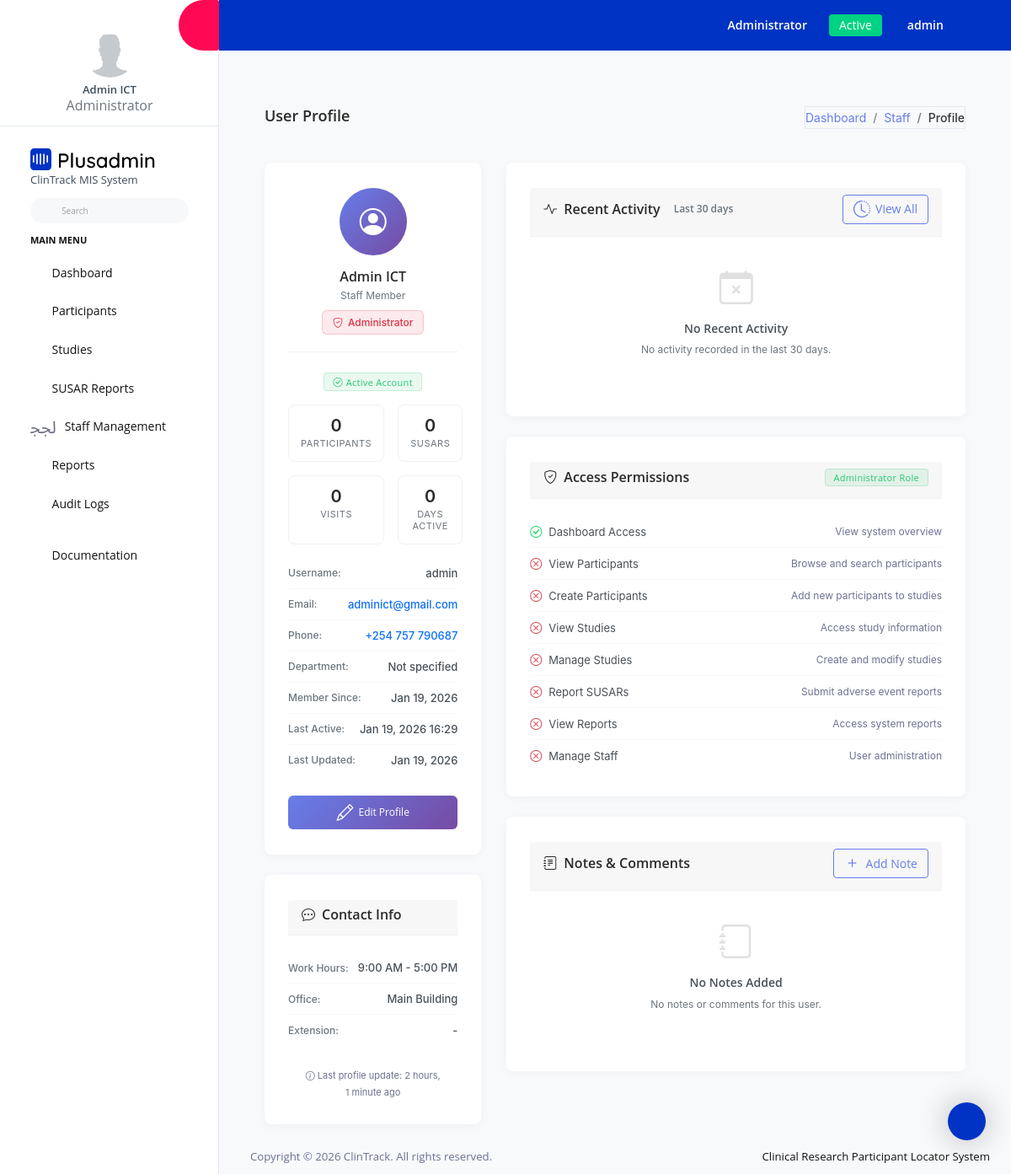
Before: /profile/ (signed in) with the older database file.
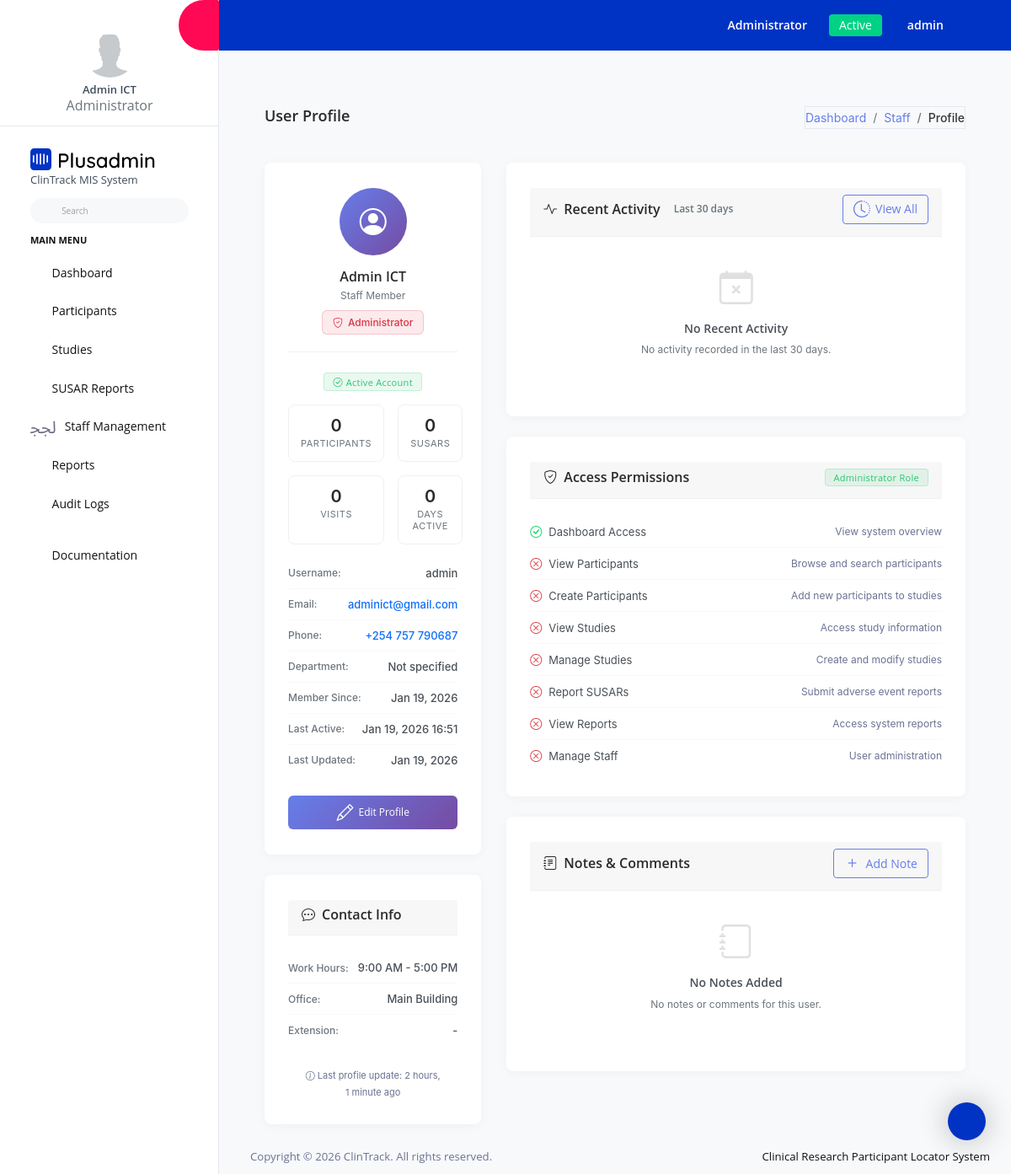
After: the same page with the newer database file.
### clintrack/models.py (models this page shows, shortened)
class User(AbstractUser):
    ROLE_CHOICES = [
        ('admin', 'Administrator'),
        ('coordinator', 'Study Coordinator'),
        ('staff', 'Research Staff'),
        ('viewer', 'Viewer Only'),
    ]
    role = models.CharField(max_length=20, choices=ROLE_CHOICES, default='staff')
    phone_number = PhoneNumberField(blank=True, null=True)
    created_at = models.DateTimeField(auto_now_add=True)
    updated_at = models.DateTimeField(auto_now=True)
    class Meta:
        db_table = 'users'

### clintrack/views.py (the view)
# urls.py: path('profile/', views.users_profile, name='users_profile'),
@login_required
def users_profile(request):
    context = {'user': request.user}
    return render(request, 'users/users_profile.html', context)

### templates/users/users_profile.html (shortened to what the changed rows need)
{% extends 'base.html' %}
{% load static %}
{% block content %}
<div class="content-wrapper">
  <div class="row">
    <div class="col-md-4">
      <div class="card">
        <div class="card-body">
          <div class="profile-header">
            <div class="profile-info">
              <h4>{{ user.get_full_name|default:user.username }}</h4>
              <p>Staff Member</p>
              <span class="role-badge role-{{ user.role }}">
                <i class="bi bi-{% if user.role == 'admin' %}shield-check{% elif user.role == 'coordinator' %}clipboard-data{% elif user.role == 'researcher' %}flask{% else %}eye{% endif %}"></i>
                {{ user.get_role_display }}
              </span>
            </div>
          </div>
          <div class="profile-details">
            <div class="detail-row">
              <span class="detail-label">Username:</span>
              <span class="detail-value">{{ user.username }}</span>
            </div>
            <div class="detail-row">
              <span class="detail-value">
                {% if user.email %}
                <a href="mailto:{{ user.email }}" class="text-decoration-none">{{ user.email }}</a>
                {% else %}
                <span class="text-muted">Not set</span>
                {% endif %}
              </span>
            </div>
            <div class="detail-row">
              <span class="detail-value">
                {% if user.phone_number %}
                <a href="tel:{{ user.phone_number }}" class="text-decoration-none">{{ user.phone_number }}</a>
                {% else %}
                <span class="text-muted">Not set</span>
                {% endif %}
              </span>
            </div>
            <div class="detail-row">
              <span class="detail-label">Member Since:</span>
              <span class="detail-value">{{ user.created_at|date:"M d, Y" }}</span>
            </div>
            <div class="detail-row">
              <span class="detail-label">Last Active:</span>
              <span class="detail-value">{{ user.last_login|date:"M d, Y H:i"|default:"Never" }}</span>
            </div>
            <div class="detail-row">
              <span class="detail-label">Last Updated:</span>
              <span class="detail-value">{{ user.updated_at|date:"M d, Y" }}</span>
            </div>
          </div>
        </div>
      </div>
      <div class="card">
        <div class="card-body">
          <div class="text-center mt-3">
            <small class="text-muted" style="font-size: 0.6875rem;">
              <i class="bi bi-info-circle"></i>
              Last profile update: {{ user.updated_at|timesince }} ago
            </small>
          </div>
        </div>
      </div>
    </div>
    <div class="col-md-8">
      <div class="card">
        <div class="card-body">
          <div class="card-header">
            <h4>
              <i class="bi bi-shield-check"></i>
              Access Permissions
            </h4>
            <span class="badge {% if user.is_active %}badge-success{% else %}badge-secondary{% endif %}" style="font-size: 0.6875rem;">
              {{ user.get_role_display }} Role
            </span>
          </div>
        </div>
      </div>
    </div>
  </div>
</div>
{% endblock %}
{% block extra_js %}
<link rel="stylesheet" href="https://cdn.jsdelivr.net/npm/bootstrap-icons@1.10.0/font/bootstrap-icons.css">
{% endblock %}

### templates/includes/sidebar.html (shortened to what this page needs)
{% load static %}
<nav class="sidebar sidebar-offcanvas" id="sidebar">
  <ul class="nav">
    <li class="nav-item nav-profile border-bottom">
      <a href="#" class="nav-link flex-column">
        <div class="nav-profile-image">
          <img src="{% static 'assets/images/profile.png' %}" alt="profile" />
        </div>
        <div class="nav-profile-text d-flex ms-0 mb-3 flex-column">
          <span class="font-weight-semibold mb-1 mt-2 text-center">{{ user.get_full_name|default:user.username }}</span>
          <span class="text-secondary icon-sm text-center">{{ user.get_role_display }}</span>
        </div>
      </a>
    </li>
    <li class="nav-item pt-3">
      <a class="nav-link d-block" href="{% url 'dashboard' %}">
        <img class="sidebar-brand-logo" src="{% static 'assets/images/logo.svg' %}" alt="" />
        <div class="sidebar-brand-logo">ClinTrack MIS System</div>
      </a>
      <form class="d-flex align-items-center" action="#">
        <div class="input-group">
          <div class="input-group-prepend">
            <i class="input-group-text border-0 mdi mdi-magnify"></i>
          </div>
          <input type="text" class="form-control border-0" placeholder="Search" />
        </div>
      </form>
    </li>
    <li class="pt-2 pb-1">
      <span class="nav-item-head">Main Menu</span>
    </li>
    <li class="nav-item">
      <a class="nav-link" href="{% url 'dashboard' %}">
        <i class="mdi mdi-compass-outline menu-icon"></i>
        <span class="menu-title">Dashboard</span>
      </a>
    </li>
    {% if user.role == 'admin' or user.role == 'coordinator' %}
    <li class="nav-item">
      <a class="nav-link" data-bs-toggle="collapse" href="#participants-menu" aria-expanded="false" aria-controls="participants-menu">
        <i class="mdi mdi-account-multiple menu-icon"></i>
        <span class="menu-title">Participants</span>
        <i class="menu-arrow"></i>
      </a>
    </li>
    {% endif %}
    {% if user.role == 'admin' or user.role == 'coordinator' %}
    <li class="nav-item">
      <a class="nav-link" data-bs-toggle="collapse" href="#studies-menu" aria-expanded="false" aria-controls="studies-menu">
        <i class="mdi mdi-flask menu-icon"></i>
        <span class="menu-title">Studies</span>
        <i class="menu-arrow"></i>
      </a>
    </li>
    {% endif %}
    <li class="nav-item">
      <a class="nav-link" data-bs-toggle="collapse" href="#susar-menu" aria-expanded="false" aria-controls="susar-menu">
        <i class="mdi mdi-alert-circle-outline menu-icon"></i>
        <span class="menu-title">SUSAR Reports</span>
        <i class="menu-arrow"></i>
      </a>
    </li>
    {% if user.role == 'admin' %}
    <li class="nav-item">
      <a class="nav-link" data-bs-toggle="collapse" href="#staff-menu" aria-expanded="false" aria-controls="staff-menu">
        <i class="mdi mdi-account-badge menu-icon"></i>
        <span class="menu-title">Staff Management</span>
        <i class="menu-arrow"></i>
      </a>
    </li>
    {% endif %}
    {% if user.role == 'admin' or user.role == 'coordinator' %}
    <li class="nav-item">
      <a class="nav-link" href="{% url 'reports_index' %}">
        <i class="mdi mdi-chart-bar menu-icon"></i>
        <span class="menu-title">Reports</span>
      </a>
    </li>
    {% endif %}
    {% if user.role == 'admin' %}
    <li class="nav-item">
      <a class="nav-link" href="{% url 'audit_logs' %}">
        <i class="mdi mdi-history menu-icon"></i>
        <span class="menu-title">Audit Logs</span>
      </a>
    </li>
    {% endif %}
    <li class="nav-item pt-3">
      <a class="nav-link" href="#">
        <i class="mdi mdi-file-document-box menu-icon"></i>
        <span class="menu-title">Documentation</span>
      </a>
    </li>
  </ul>
</nav>

### templates/includes/navbar.html (shortened to what this page needs)
{% load static %}
<nav class="navbar default-layout-navbar col-lg-12 col-12 p-0 fixed-top d-flex flex-row">
  <div class="navbar-menu-wrapper d-flex align-items-stretch">
    <button class="navbar-toggler navbar-toggler align-self-center" type="button" data-toggle="minimize">
      <span class="mdi mdi-chevron-double-left"></span>
    </button>
    <ul class="navbar-nav">
      <li class="nav-item dropdown">
        <a class="nav-link" id="messageDropdown" href="#" data-bs-toggle="dropdown" aria-expanded="false">
          <i class="mdi mdi-email-outline"></i>
        </a>
      </li>
      <li class="nav-item dropdown ms-3">
        <a class="nav-link" id="notificationDropdown" href="#" data-bs-toggle="dropdown">
          <i class="mdi mdi-bell-outline"></i>
        </a>
      </li>
    </ul>
    <ul class="navbar-nav navbar-nav-right">
      <li class="nav-item nav-logout d-none d-md-block me-3">
        <a class="nav-link" href="#">{{ user.get_role_display }}</a>
      </li>
      <li class="nav-item nav-logout d-none d-md-block">
        <span class="btn btn-sm btn-success">Active</span>
      </li>
      <li class="nav-item nav-profile dropdown d-none d-md-block">
        <a class="nav-link dropdown-toggle" id="profileDropdown" href="#" data-bs-toggle="dropdown" aria-expanded="false">
          <div class="nav-profile-text">{{ user.username }}</div>
        </a>
      </li>
      <li class="nav-item nav-logout d-none d-lg-block">
        <a class="nav-link" href="{% url 'dashboard' %}">
          <i class="mdi mdi-home-circle"></i>
        </a>
      </li>
    </ul>
  </div>
</nav>

Changed rows visible on the page:
changed User "Administrator": last_login "Jan 19, 2026 16:29" → "Jan 19, 2026 16:51"
